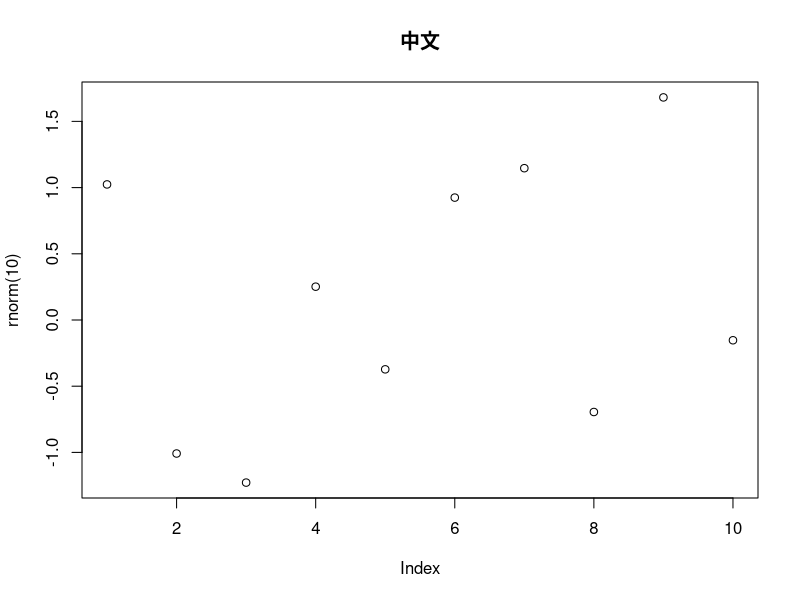
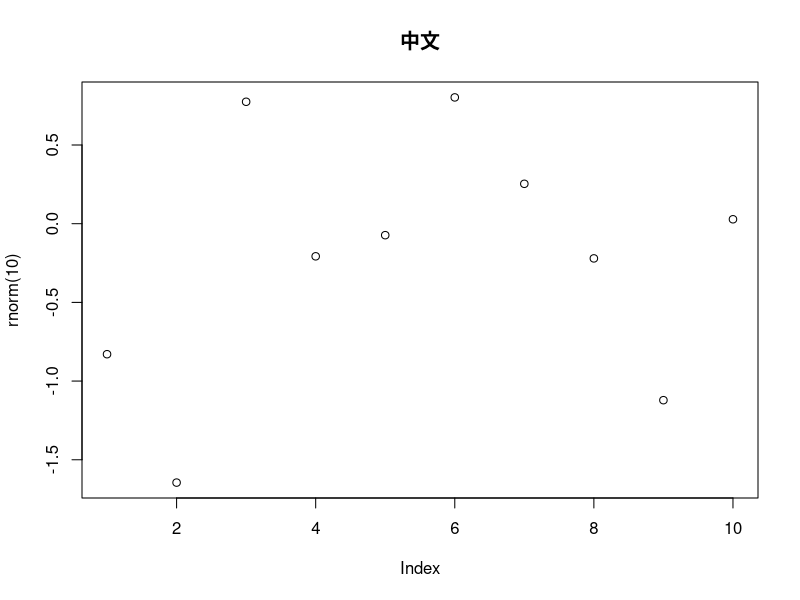
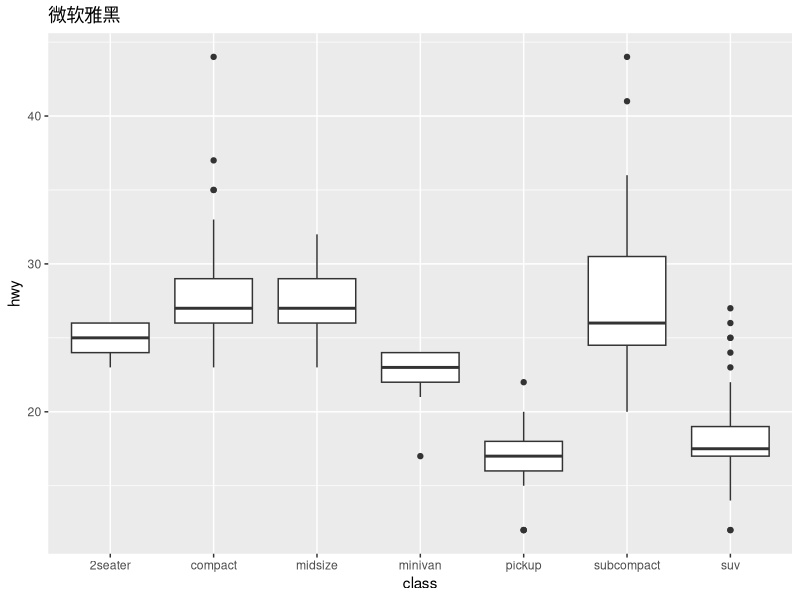

The R script that drew these images, in order:
## ---- chunk 1
knitr::opts_chunk$set(echo = TRUE)
## ---- chunk 2
summary(cars)
## ---- chunk 3
plot(rnorm(10), main = '中文')
## ---- chunk 4
plot(rnorm(10), main = '中文')
## ---- chunk 5
library(ggplot2)
p <- ggplot(mpg, aes(class, hwy))
p + geom_boxplot() + ggtitle("微软雅黑")
